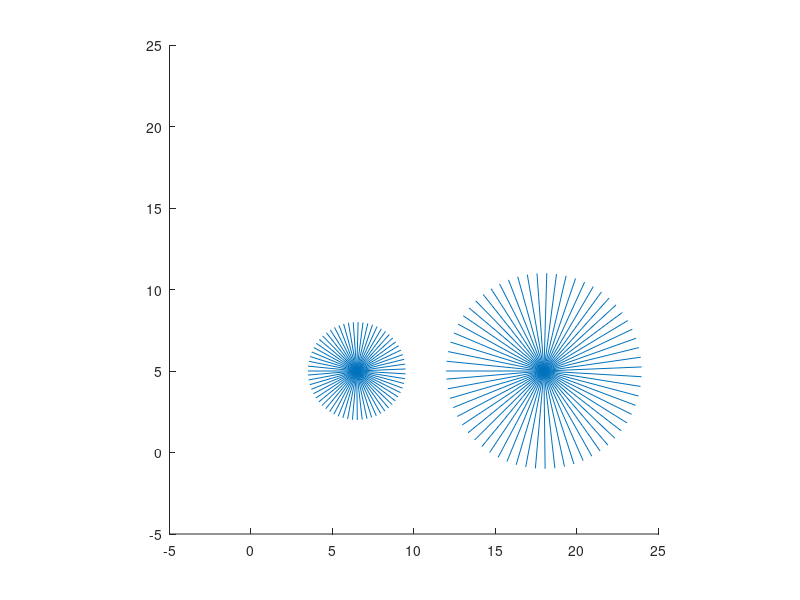

MATLAB code to generate this figure:
%pantograph for doubling radius of a circle
axis(gca,'equal');%aspect ratio
axis([-5 25  -5 25]);%the limits
p1=[-5,5];
p2=[6.485 5];
p3=[17.970 5];
for t=pi:-0.1:-pi
    p4=[(6.485+3*cos(t)) (5+3*sin(t))];
    p5=[(17.970+6*cos(t)) (5+6*sin(t))];
    p6=[(-5+(6.485+3*cos(t)))/2 (5+sqrt(36-((5+6.485+3*cos(t)))/2))];
    p7=[(17.970+6*cos(t)+(6.485+3*cos(t)))/2 ((5+3*sin(t))+sqrt(36-((17.970+6*cos(t)-6.485+3*cos(t))/2)))];
    p8=2*p6-p1;
    p1p6 = line([p1(1) p6(1)],[p1(2) p6(2)]);
    p2p4 = line([p2(1) p4(1)],[p2(2) p4(2)]);
    p3p5 = line([p3(1) p5(1)],[p3(2) p5(2)]);
    p6p8 = line([p6(1) p8(1)],[p6(2) p8(2)]);
    p6p4 = line([p6(1) p4(1)],[p6(2) p4(2)]);
    p4p7 = line([p4(1) p7(1)],[p4(2) p7(2)]);
    p8p7 = line([p8(1) p7(1)],[p8(2) p7(2)]);
    p7p5 = line([p7(1) p5(1)],[p7(2) p5(2)]);
    pause(0.1);
    delete(p1p6);
    delete(p6p8);
    delete(p6p4);
    delete(p4p7);
    delete(p8p7);
    delete(p7p5);
end
